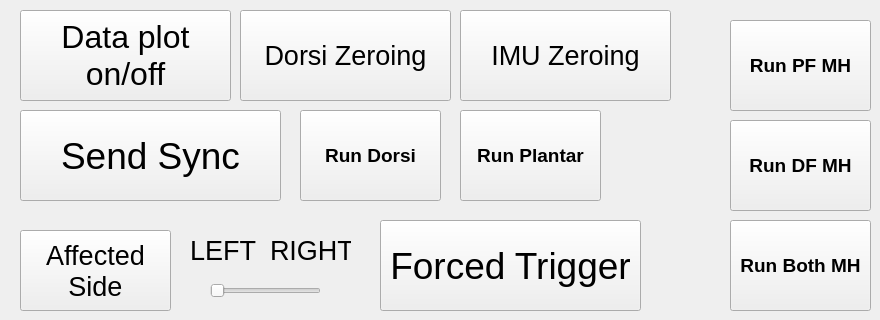
    <widget class="QWidget" name="Config">
     <attribute name="title">
      <string>Config</string>
     </attribute>
     <widget class="QPushButton" name="button_toggle_plot_data">
      <property name="geometry">
       <rect>
        <x>20</x>
        <y>10</y>
        <width>211</width>
        <height>91</height>
       </rect>
      </property>
      <property name="font">
       <font>
        <pointsize>24</pointsize>
       </font>
      </property>
      <property name="text">
       <string>Data plot 
on/off</string>
      </property>
     </widget>
     <widget class="QPushButton" name="button_dorsi_zeroing_done">
      <property name="geometry">
       <rect>
        <x>240</x>
        <y>10</y>
        <width>211</width>
        <height>91</height>
       </rect>
      </property>
      <property name="font">
       <font>
        <pointsize>20</pointsize>
       </font>
      </property>
      <property name="text">
       <string>Dorsi Zeroing</string>
      </property>
     </widget>
     <widget class="QPushButton" name="button_run_dorsi">
      <property name="geometry">
       <rect>
        <x>300</x>
        <y>110</y>
        <width>141</width>
        <height>91</height>
       </rect>
      </property>
      <property name="font">
       <font>
        <pointsize>14</pointsize>
        <bold>true</bold>
       </font>
      </property>
      <property name="text">
       <string>Run Dorsi</string>
      </property>
     </widget>
     <widget class="QPushButton" name="button_run_plantar">
      <property name="geometry">
       <rect>
        <x>460</x>
        <y>110</y>
        <width>141</width>
        <height>91</height>
       </rect>
      </property>
      <property name="font">
       <font>
        <pointsize>14</pointsize>
        <bold>true</bold>
       </font>
      </property>
      <property name="text">
       <string>Run Plantar</string>
      </property>
     </widget>
     <widget class="QPushButton" name="button_imu_zero">
      <property name="geometry">
       <rect>
        <x>460</x>
        <y>10</y>
        <width>211</width>
        <height>91</height>
       </rect>
      </property>
      <property name="font">
       <font>
        <pointsize>20</pointsize>
       </font>
      </property>
      <property name="text">
       <string>IMU Zeroing</string>
      </property>
     </widget>
     <widget class="QPushButton" name="button_sync">
      <property name="geometry">
       <rect>
        <x>20</x>
        <y>110</y>
        <width>261</width>
        <height>91</height>
       </rect>
      </property>
      <property name="font">
       <font>
        <pointsize>28</pointsize>
        <bold>false</bold>
       </font>
      </property>
      <property name="text">
       <string>Send Sync</string>
      </property>
     </widget>
     <widget class="QLabel" name="label_polycalib_side_5">
      <property name="geometry">
       <rect>
        <x>270</x>
        <y>220</y>
        <width>81</width>
        <height>61</height>
       </rect>
      </property>
      <property name="font">
       <font>
        <pointsize>20</pointsize>
       </font>
      </property>
      <property name="text">
       <string>RIGHT</string>
      </property>
     </widget>
     <widget class="QPushButton" name="button_affected_side">
      <property name="geometry">
       <rect>
        <x>20</x>
        <y>230</y>
        <width>151</width>
        <height>81</height>
       </rect>
      </property>
      <property name="font">
       <font>
        <pointsize>20</pointsize>
        <bold>false</bold>
       </font>
      </property>
      <property name="text">
       <string>Affected
Side</string>
      </property>
     </widget>
     <widget class="QSlider" name="horSlider_affected_side">
      <property name="geometry">
       <rect>
        <x>210</x>
        <y>270</y>
        <width>111</width>
        <height>41</height>
       </rect>
      </property>
      <property name="maximum">
       <number>1</number>
      </property>
      <property name="singleStep">
       <number>1</number>
      </property>
      <property name="orientation">
       <enum>Qt::Horizontal</enum>
      </property>
     </widget>
     <widget class="QLabel" name="label_polycalib_side_6">
      <property name="geometry">
       <rect>
        <x>190</x>
        <y>220</y>
        <width>81</width>
        <height>61</height>
       </rect>
      </property>
      <property name="font">
       <font>
        <pointsize>20</pointsize>
       </font>
      </property>
      <property name="text">
       <string>LEFT</string>
      </property>
     </widget>
     <widget class="QPushButton" name="button_forced_trigger">
      <property name="geometry">
       <rect>
        <x>380</x>
        <y>220</y>
        <width>261</width>
        <height>91</height>
       </rect>
      </property>
      <property name="font">
       <font>
        <pointsize>28</pointsize>
        <bold>false</bold>
       </font>
      </property>
      <property name="text">
       <string>Forced Trigger</string>
      </property>
     </widget>
     <widget class="QPushButton" name="button_run_pf_mh">
      <property name="geometry">
       <rect>
        <x>730</x>
        <y>20</y>
        <width>141</width>
        <height>91</height>
       </rect>
      </property>
      <property name="font">
       <font>
        <pointsize>14</pointsize>
        <bold>true</bold>
       </font>
      </property>
      <property name="text">
       <string>Run PF MH</string>
      </property>
     </widget>
     <widget class="QPushButton" name="button_run_df_mh">
      <property name="geometry">
       <rect>
        <x>730</x>
        <y>120</y>
        <width>141</width>
        <height>91</height>
       </rect>
      </property>
      <property name="font">
       <font>
        <pointsize>14</pointsize>
        <bold>true</bold>
       </font>
      </property>
      <property name="text">
       <string>Run DF MH</string>
      </property>
     </widget>
     <widget class="QPushButton" name="button_run_both_mh">
      <property name="geometry">
       <rect>
        <x>730</x>
        <y>220</y>
        <width>141</width>
        <height>91</height>
       </rect>
      </property>
      <property name="font">
       <font>
        <pointsize>14</pointsize>
        <bold>true</bold>
       </font>
      </property>
      <property name="text">
       <string>Run Both MH</string>
      </property>
     </widget>
    </widget>
